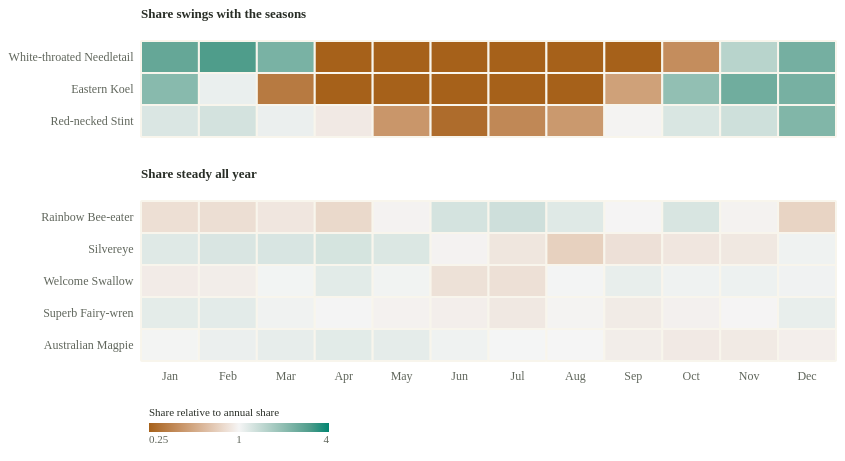

The Vega-Lite source for this figure:
### Vega-Lite specification from a JSON file in a GitHub repository (floating-point values rounded to 4 significant figures)
{"$schema": "https://vega.github.io/schema/vega-lite/v5.json", "padding": 8, "config": {"background": "transparent", "font": "Bricolage Grotesque", "view": {"stroke": null}, "axis": {"labelFont": "Bricolage Grotesque", "titleFont": "Bricolage Grotesque", "labelFontSize": 12, "titleFontSize": 12, "titleFontWeight": 500, "labelColor": "#60665c", "titleColor": "#292e27", "domain": false, "ticks": false, "gridColor": "#e0dccf", "gridOpacity": 0.75, "labelPadding": 8, "titlePadding": 14}, "legend": {"labelFont": "Bricolage Grotesque", "titleFont": "Bricolage Grotesque", "labelFontSize": 11, "titleFontSize": 11, "titleFontWeight": 500, "labelColor": "#60665c", "titleColor": "#292e27", "gradientThickness": 9, "gradientLength": 130, "padding": 8}, "title": {"font": "Bricolage Grotesque", "color": "#292e27", "fontSize": 15, "fontWeight": 500, "anchor": "start"}}, "description": "Monthly share of all records for eight featured species, divided by each species’ annual share. One means the species occupies its typical share. Rows are grouped into birds whose share swings through the year and birds recorded steadily all year. This adjusts for total monthly record volume, not survey effort.", "data": {"values": [{"scientific": "Merops ornatus", "name": "Rainbow Bee-eater", "month": 1, "label": "Jan", "season": "Summer", "count": 2655, "rank": 87, "per10k": 32.29, "relative": 0.8202, "topSeven": false, "group": "Share steady all year"}, {"scientific": "Gymnorhina tibicen", "name": "Australian Magpie", "month": 1, "label": "Jan", "season": "Summer", "count": 20779, "rank": 1, "per10k": 252.7, "relative": 1.016, "topSeven": true, "group": "Share steady all year"}, {"scientific": "Hirundo neoxena", "name": "Welcome Swallow", "month": 1, "label": "Jan", "season": "Summer", "count": 13474, "rank": 6, "per10k": 163.9, "relative": 0.9177, "topSeven": true, "group": "Share steady all year"}, {"scientific": "Malurus cyaneus", "name": "Superb Fairy-wren", "month": 1, "label": "Jan", "season": "Summer", "count": 15122, "rank": 4, "per10k": 183.9, "relative": 1.122, "topSeven": true, "group": "Share steady all year"}, {"scientific": "Zosterops lateralis", "name": "Silvereye", "month": 1, "label": "Jan", "season": "Summer", "count": 8826, "rank": 21, "per10k": 107.3, "relative": 1.162, "topSeven": false, "group": "Share steady all year"}, {"scientific": "Calidris ruficollis", "name": "Red-necked Stint", "month": 1, "label": "Jan", "season": "Summer", "count": 1054, "rank": 165, "per10k": 12.82, "relative": 1.2, "topSeven": false, "group": "Share swings with the seasons"}, {"scientific": "Hirundapus caudacutus", "name": "White-throated Needletail", "month": 1, "label": "Jan", "season": "Summer", "count": 966, "rank": 171, "per10k": 11.75, "relative": 2.614, "topSeven": false, "group": "Share swings with the seasons"}, {"scientific": "Eudynamys orientalis", "name": "Eastern Koel", "month": 1, "label": "Jan", "season": "Summer", "count": 4375, "rank": 59, "per10k": 53.21, "relative": 2.08, "topSeven": false, "group": "Share swings with the seasons"}, {"scientific": "Merops ornatus", "name": "Rainbow Bee-eater", "month": 2, "label": "Feb", "season": "Summer", "count": 2045, "rank": 84, "per10k": 32.14, "relative": 0.8163, "topSeven": false, "group": "Share steady all year"}, {"scientific": "Gymnorhina tibicen", "name": "Australian Magpie", "month": 2, "label": "Feb", "season": "Summer", "count": 16939, "rank": 1, "per10k": 266.2, "relative": 1.07, "topSeven": true, "group": "Share steady all year"}, {"scientific": "Hirundo neoxena", "name": "Welcome Swallow", "month": 2, "label": "Feb", "season": "Summer", "count": 10601, "rank": 5, "per10k": 166.6, "relative": 0.933, "topSeven": true, "group": "Share steady all year"}, {"scientific": "Malurus cyaneus", "name": "Superb Fairy-wren", "month": 2, "label": "Feb", "season": "Summer", "count": 11764, "rank": 4, "per10k": 184.9, "relative": 1.128, "topSeven": true, "group": "Share steady all year"}, {"scientific": "Zosterops lateralis", "name": "Silvereye", "month": 2, "label": "Feb", "season": "Summer", "count": 7111, "rank": 21, "per10k": 111.7, "relative": 1.21, "topSeven": false, "group": "Share steady all year"}, {"scientific": "Calidris ruficollis", "name": "Red-necked Stint", "month": 2, "label": "Feb", "season": "Summer", "count": 855, "rank": 160, "per10k": 13.44, "relative": 1.258, "topSeven": false, "group": "Share swings with the seasons"}, {"scientific": "Hirundapus caudacutus", "name": "White-throated Needletail", "month": 2, "label": "Feb", "season": "Summer", "count": 853, "rank": 161, "per10k": 13.4, "relative": 2.983, "topSeven": false, "group": "Share swings with the seasons"}, {"scientific": "Eudynamys orientalis", "name": "Eastern Koel", "month": 2, "label": "Feb", "season": "Summer", "count": 1752, "rank": 93, "per10k": 27.53, "relative": 1.076, "topSeven": false, "group": "Share swings with the seasons"}, {"scientific": "Merops ornatus", "name": "Rainbow Bee-eater", "month": 3, "label": "Mar", "season": "Autumn", "count": 2367, "rank": 76, "per10k": 34.48, "relative": 0.8758, "topSeven": false, "group": "Share steady all year"}, {"scientific": "Gymnorhina tibicen", "name": "Australian Magpie", "month": 3, "label": "Mar", "season": "Autumn", "count": 18773, "rank": 1, "per10k": 273.5, "relative": 1.099, "topSeven": true, "group": "Share steady all year"}, {"scientific": "Hirundo neoxena", "name": "Welcome Swallow", "month": 3, "label": "Mar", "season": "Autumn", "count": 12479, "rank": 4, "per10k": 181.8, "relative": 1.018, "topSeven": true, "group": "Share steady all year"}, {"scientific": "Malurus cyaneus", "name": "Superb Fairy-wren", "month": 3, "label": "Mar", "season": "Autumn", "count": 11673, "rank": 5, "per10k": 170.0, "relative": 1.037, "topSeven": true, "group": "Share steady all year"}, {"scientific": "Zosterops lateralis", "name": "Silvereye", "month": 3, "label": "Mar", "season": "Autumn", "count": 7690, "rank": 21, "per10k": 112.0, "relative": 1.213, "topSeven": false, "group": "Share steady all year"}, {"scientific": "Calidris ruficollis", "name": "Red-necked Stint", "month": 3, "label": "Mar", "season": "Autumn", "count": 786, "rank": 170, "per10k": 11.45, "relative": 1.072, "topSeven": false, "group": "Share swings with the seasons"}, {"scientific": "Hirundapus caudacutus", "name": "White-throated Needletail", "month": 3, "label": "Mar", "season": "Autumn", "count": 708, "rank": 182, "per10k": 10.31, "relative": 2.295, "topSeven": false, "group": "Share swings with the seasons"}, {"scientific": "Eudynamys orientalis", "name": "Eastern Koel", "month": 3, "label": "Mar", "season": "Autumn", "count": 561, "rank": 205, "per10k": 8.172, "relative": 0.3195, "topSeven": false, "group": "Share swings with the seasons"}, {"scientific": "Merops ornatus", "name": "Rainbow Bee-eater", "month": 4, "label": "Apr", "season": "Autumn", "count": 2196, "rank": 87, "per10k": 30.56, "relative": 0.7762, "topSeven": false, "group": "Share steady all year"}, {"scientific": "Gymnorhina tibicen", "name": "Australian Magpie", "month": 4, "label": "Apr", "season": "Autumn", "count": 20271, "rank": 1, "per10k": 282.1, "relative": 1.134, "topSeven": true, "group": "Share steady all year"}, {"scientific": "Hirundo neoxena", "name": "Welcome Swallow", "month": 4, "label": "Apr", "season": "Autumn", "count": 14537, "rank": 3, "per10k": 202.3, "relative": 1.133, "topSeven": true, "group": "Share steady all year"}, {"scientific": "Malurus cyaneus", "name": "Superb Fairy-wren", "month": 4, "label": "Apr", "season": "Autumn", "count": 11879, "rank": 7, "per10k": 165.3, "relative": 1.008, "topSeven": true, "group": "Share steady all year"}, {"scientific": "Zosterops lateralis", "name": "Silvereye", "month": 4, "label": "Apr", "season": "Autumn", "count": 8219, "rank": 19, "per10k": 114.4, "relative": 1.239, "topSeven": false, "group": "Share steady all year"}, {"scientific": "Calidris ruficollis", "name": "Red-necked Stint", "month": 4, "label": "Apr", "season": "Autumn", "count": 692, "rank": 181, "per10k": 9.63, "relative": 0.9016, "topSeven": false, "group": "Share swings with the seasons"}, {"scientific": "Hirundapus caudacutus", "name": "White-throated Needletail", "month": 4, "label": "Apr", "season": "Autumn", "count": 70, "rank": 441, "per10k": 0.9741, "relative": 0.2168, "topSeven": false, "group": "Share swings with the seasons"}, {"scientific": "Eudynamys orientalis", "name": "Eastern Koel", "month": 4, "label": "Apr", "season": "Autumn", "count": 54, "rank": 469, "per10k": 0.7514, "relative": 0.02938, "topSeven": false, "group": "Share swings with the seasons"}, {"scientific": "Merops ornatus", "name": "Rainbow Bee-eater", "month": 5, "label": "May", "season": "Autumn", "count": 2469, "rank": 76, "per10k": 38.49, "relative": 0.9776, "topSeven": false, "group": "Share steady all year"}, {"scientific": "Gymnorhina tibicen", "name": "Australian Magpie", "month": 5, "label": "May", "season": "Autumn", "count": 17711, "rank": 1, "per10k": 276.1, "relative": 1.11, "topSeven": true, "group": "Share steady all year"}, {"scientific": "Hirundo neoxena", "name": "Welcome Swallow", "month": 5, "label": "May", "season": "Autumn", "count": 11746, "rank": 4, "per10k": 183.1, "relative": 1.025, "topSeven": true, "group": "Share steady all year"}, {"scientific": "Malurus cyaneus", "name": "Superb Fairy-wren", "month": 5, "label": "May", "season": "Autumn", "count": 10169, "rank": 8, "per10k": 158.5, "relative": 0.967, "topSeven": true, "group": "Share steady all year"}, {"scientific": "Zosterops lateralis", "name": "Silvereye", "month": 5, "label": "May", "season": "Autumn", "count": 7058, "rank": 20, "per10k": 110.0, "relative": 1.191, "topSeven": false, "group": "Share steady all year"}, {"scientific": "Calidris ruficollis", "name": "Red-necked Stint", "month": 5, "label": "May", "season": "Autumn", "count": 286, "rank": 266, "per10k": 4.458, "relative": 0.4174, "topSeven": false, "group": "Share swings with the seasons"}, {"scientific": "Hirundapus caudacutus", "name": "White-throated Needletail", "month": 5, "label": "May", "season": "Autumn", "count": 3, "rank": 658, "per10k": 0.04676, "relative": 0.01041, "topSeven": false, "group": "Share swings with the seasons"}, {"scientific": "Eudynamys orientalis", "name": "Eastern Koel", "month": 5, "label": "May", "season": "Autumn", "count": 15, "rank": 571, "per10k": 0.2338, "relative": 0.00914, "topSeven": false, "group": "Share swings with the seasons"}, {"scientific": "Merops ornatus", "name": "Rainbow Bee-eater", "month": 6, "label": "Jun", "season": "Winter", "count": 3254, "rank": 64, "per10k": 49.05, "relative": 1.246, "topSeven": false, "group": "Share steady all year"}, {"scientific": "Gymnorhina tibicen", "name": "Australian Magpie", "month": 6, "label": "Jun", "season": "Winter", "count": 17127, "rank": 1, "per10k": 258.2, "relative": 1.038, "topSeven": true, "group": "Share steady all year"}, {"scientific": "Hirundo neoxena", "name": "Welcome Swallow", "month": 6, "label": "Jun", "season": "Winter", "count": 9895, "rank": 8, "per10k": 149.2, "relative": 0.8354, "topSeven": true, "group": "Share steady all year"}, {"scientific": "Malurus cyaneus", "name": "Superb Fairy-wren", "month": 6, "label": "Jun", "season": "Winter", "count": 10224, "rank": 6, "per10k": 154.1, "relative": 0.9403, "topSeven": true, "group": "Share steady all year"}, {"scientific": "Zosterops lateralis", "name": "Silvereye", "month": 6, "label": "Jun", "season": "Winter", "count": 5979, "rank": 26, "per10k": 90.13, "relative": 0.976, "topSeven": false, "group": "Share steady all year"}, {"scientific": "Calidris ruficollis", "name": "Red-necked Stint", "month": 6, "label": "Jun", "season": "Winter", "count": 197, "rank": 328, "per10k": 2.97, "relative": 0.2781, "topSeven": false, "group": "Share swings with the seasons"}, {"scientific": "Hirundapus caudacutus", "name": "White-throated Needletail", "month": 6, "label": "Jun", "season": "Winter", "count": 0, "rank": null, "per10k": 0, "relative": 0, "topSeven": false, "group": "Share swings with the seasons"}, {"scientific": "Eudynamys orientalis", "name": "Eastern Koel", "month": 6, "label": "Jun", "season": "Winter", "count": 2, "rank": 671, "per10k": 0.03015, "relative": 0.00118, "topSeven": false, "group": "Share swings with the seasons"}, {"scientific": "Merops ornatus", "name": "Rainbow Bee-eater", "month": 7, "label": "Jul", "season": "Winter", "count": 3653, "rank": 63, "per10k": 51.24, "relative": 1.302, "topSeven": false, "group": "Share steady all year"}, {"scientific": "Gymnorhina tibicen", "name": "Australian Magpie", "month": 7, "label": "Jul", "season": "Winter", "count": 17795, "rank": 1, "per10k": 249.6, "relative": 1.003, "topSeven": true, "group": "Share steady all year"}, {"scientific": "Hirundo neoxena", "name": "Welcome Swallow", "month": 7, "label": "Jul", "season": "Winter", "count": 10532, "rank": 7, "per10k": 147.7, "relative": 0.8274, "topSeven": true, "group": "Share steady all year"}, {"scientific": "Malurus cyaneus", "name": "Superb Fairy-wren", "month": 7, "label": "Jul", "season": "Winter", "count": 10414, "rank": 8, "per10k": 146.1, "relative": 0.8912, "topSeven": true, "group": "Share steady all year"}, {"scientific": "Zosterops lateralis", "name": "Silvereye", "month": 7, "label": "Jul", "season": "Winter", "count": 5745, "rank": 28, "per10k": 80.59, "relative": 0.8727, "topSeven": false, "group": "Share steady all year"}, {"scientific": "Calidris ruficollis", "name": "Red-necked Stint", "month": 7, "label": "Jul", "season": "Winter", "count": 279, "rank": 293, "per10k": 3.914, "relative": 0.3664, "topSeven": false, "group": "Share swings with the seasons"}, {"scientific": "Hirundapus caudacutus", "name": "White-throated Needletail", "month": 7, "label": "Jul", "season": "Winter", "count": 0, "rank": null, "per10k": 0, "relative": 0, "topSeven": false, "group": "Share swings with the seasons"}, {"scientific": "Eudynamys orientalis", "name": "Eastern Koel", "month": 7, "label": "Jul", "season": "Winter", "count": 5, "rank": 658, "per10k": 0.07014, "relative": 0.00274, "topSeven": false, "group": "Share swings with the seasons"}, {"scientific": "Merops ornatus", "name": "Rainbow Bee-eater", "month": 8, "label": "Aug", "season": "Winter", "count": 3757, "rank": 69, "per10k": 45.74, "relative": 1.162, "topSeven": false, "group": "Share steady all year"}, {"scientific": "Gymnorhina tibicen", "name": "Australian Magpie", "month": 8, "label": "Aug", "season": "Winter", "count": 20427, "rank": 1, "per10k": 248.7, "relative": 0.9997, "topSeven": true, "group": "Share steady all year"}, {"scientific": "Hirundo neoxena", "name": "Welcome Swallow", "month": 8, "label": "Aug", "season": "Winter", "count": 14832, "rank": 3, "per10k": 180.6, "relative": 1.011, "topSeven": true, "group": "Share steady all year"}, {"scientific": "Malurus cyaneus", "name": "Superb Fairy-wren", "month": 8, "label": "Aug", "season": "Winter", "count": 13244, "rank": 6, "per10k": 161.2, "relative": 0.9836, "topSeven": true, "group": "Share steady all year"}, {"scientific": "Zosterops lateralis", "name": "Silvereye", "month": 8, "label": "Aug", "season": "Winter", "count": 5472, "rank": 42, "per10k": 66.62, "relative": 0.7214, "topSeven": false, "group": "Share steady all year"}, {"scientific": "Calidris ruficollis", "name": "Red-necked Stint", "month": 8, "label": "Aug", "season": "Winter", "count": 377, "rank": 278, "per10k": 4.59, "relative": 0.4297, "topSeven": false, "group": "Share swings with the seasons"}, {"scientific": "Hirundapus caudacutus", "name": "White-throated Needletail", "month": 8, "label": "Aug", "season": "Winter", "count": 1, "rank": 695, "per10k": 0.01217, "relative": 0.00271, "topSeven": false, "group": "Share swings with the seasons"}, {"scientific": "Eudynamys orientalis", "name": "Eastern Koel", "month": 8, "label": "Aug", "season": "Winter", "count": 68, "rank": 492, "per10k": 0.8278, "relative": 0.03237, "topSeven": false, "group": "Share swings with the seasons"}, {"scientific": "Merops ornatus", "name": "Rainbow Bee-eater", "month": 9, "label": "Sep", "season": "Spring", "count": 3724, "rank": 76, "per10k": 39.14, "relative": 0.9943, "topSeven": false, "group": "Share steady all year"}, {"scientific": "Gymnorhina tibicen", "name": "Australian Magpie", "month": 9, "label": "Sep", "season": "Spring", "count": 21984, "rank": 1, "per10k": 231.1, "relative": 0.9289, "topSeven": true, "group": "Share steady all year"}, {"scientific": "Hirundo neoxena", "name": "Welcome Swallow", "month": 9, "label": "Sep", "season": "Spring", "count": 18509, "rank": 2, "per10k": 194.5, "relative": 1.09, "topSeven": true, "group": "Share steady all year"}, {"scientific": "Malurus cyaneus", "name": "Superb Fairy-wren", "month": 9, "label": "Sep", "season": "Spring", "count": 14294, "rank": 7, "per10k": 150.2, "relative": 0.9166, "topSeven": true, "group": "Share steady all year"}, {"scientific": "Zosterops lateralis", "name": "Silvereye", "month": 9, "label": "Sep", "season": "Spring", "count": 7315, "rank": 26, "per10k": 76.89, "relative": 0.8326, "topSeven": false, "group": "Share steady all year"}, {"scientific": "Calidris ruficollis", "name": "Red-necked Stint", "month": 9, "label": "Sep", "season": "Spring", "count": 996, "rank": 198, "per10k": 10.47, "relative": 0.9802, "topSeven": false, "group": "Share swings with the seasons"}, {"scientific": "Hirundapus caudacutus", "name": "White-throated Needletail", "month": 9, "label": "Sep", "season": "Spring", "count": 3, "rank": 678, "per10k": 0.03153, "relative": 0.00702, "topSeven": false, "group": "Share swings with the seasons"}, {"scientific": "Eudynamys orientalis", "name": "Eastern Koel", "month": 9, "label": "Sep", "season": "Spring", "count": 1126, "rank": 173, "per10k": 11.84, "relative": 0.4627, "topSeven": false, "group": "Share swings with the seasons"}, {"scientific": "Merops ornatus", "name": "Rainbow Bee-eater", "month": 10, "label": "Oct", "season": "Spring", "count": 5620, "rank": 64, "per10k": 47.9, "relative": 1.217, "topSeven": false, "group": "Share steady all year"}, {"scientific": "Gymnorhina tibicen", "name": "Australian Magpie", "month": 10, "label": "Oct", "season": "Spring", "count": 26282, "rank": 1, "per10k": 224.0, "relative": 0.9005, "topSeven": true, "group": "Share steady all year"}, {"scientific": "Hirundo neoxena", "name": "Welcome Swallow", "month": 10, "label": "Oct", "season": "Spring", "count": 21781, "rank": 2, "per10k": 185.6, "relative": 1.04, "topSeven": true, "group": "Share steady all year"}, {"scientific": "Malurus cyaneus", "name": "Superb Fairy-wren", "month": 10, "label": "Oct", "season": "Spring", "count": 18478, "rank": 4, "per10k": 157.5, "relative": 0.9608, "topSeven": true, "group": "Share steady all year"}, {"scientific": "Zosterops lateralis", "name": "Silvereye", "month": 10, "label": "Oct", "season": "Spring", "count": 9509, "rank": 26, "per10k": 81.05, "relative": 0.8777, "topSeven": false, "group": "Share steady all year"}, {"scientific": "Calidris ruficollis", "name": "Red-necked Stint", "month": 10, "label": "Oct", "season": "Spring", "count": 1509, "rank": 168, "per10k": 12.86, "relative": 1.204, "topSeven": false, "group": "Share swings with the seasons"}, {"scientific": "Hirundapus caudacutus", "name": "White-throated Needletail", "month": 10, "label": "Oct", "season": "Spring", "count": 203, "rank": 413, "per10k": 1.73, "relative": 0.3851, "topSeven": false, "group": "Share swings with the seasons"}, {"scientific": "Eudynamys orientalis", "name": "Eastern Koel", "month": 10, "label": "Oct", "season": "Spring", "count": 5833, "rank": 59, "per10k": 49.72, "relative": 1.944, "topSeven": false, "group": "Share swings with the seasons"}, {"scientific": "Merops ornatus", "name": "Rainbow Bee-eater", "month": 11, "label": "Nov", "season": "Spring", "count": 3567, "rank": 77, "per10k": 38.3, "relative": 0.973, "topSeven": false, "group": "Share steady all year"}, {"scientific": "Gymnorhina tibicen", "name": "Australian Magpie", "month": 11, "label": "Nov", "season": "Spring", "count": 20928, "rank": 1, "per10k": 224.7, "relative": 0.9035, "topSeven": true, "group": "Share steady all year"}, {"scientific": "Hirundo neoxena", "name": "Welcome Swallow", "month": 11, "label": "Nov", "season": "Spring", "count": 17542, "rank": 2, "per10k": 188.4, "relative": 1.055, "topSeven": true, "group": "Share steady all year"}, {"scientific": "Malurus cyaneus", "name": "Superb Fairy-wren", "month": 11, "label": "Nov", "season": "Spring", "count": 15133, "rank": 4, "per10k": 162.5, "relative": 0.9914, "topSeven": true, "group": "Share steady all year"}, {"scientific": "Zosterops lateralis", "name": "Silvereye", "month": 11, "label": "Nov", "season": "Spring", "count": 7629, "rank": 28, "per10k": 81.93, "relative": 0.8872, "topSeven": false, "group": "Share steady all year"}, {"scientific": "Calidris ruficollis", "name": "Red-necked Stint", "month": 11, "label": "Nov", "season": "Spring", "count": 1291, "rank": 157, "per10k": 13.86, "relative": 1.298, "topSeven": false, "group": "Share swings with the seasons"}, {"scientific": "Hirundapus caudacutus", "name": "White-throated Needletail", "month": 11, "label": "Nov", "season": "Spring", "count": 631, "rank": 244, "per10k": 6.776, "relative": 1.508, "topSeven": false, "group": "Share swings with the seasons"}, {"scientific": "Eudynamys orientalis", "name": "Eastern Koel", "month": 11, "label": "Nov", "season": "Spring", "count": 5819, "rank": 47, "per10k": 62.49, "relative": 2.443, "topSeven": false, "group": "Share swings with the seasons"}, {"scientific": "Merops ornatus", "name": "Rainbow Bee-eater", "month": 12, "label": "Dec", "season": "Summer", "count": 2392, "rank": 94, "per10k": 29.27, "relative": 0.7436, "topSeven": false, "group": "Share steady all year"}, {"scientific": "Gymnorhina tibicen", "name": "Australian Magpie", "month": 12, "label": "Dec", "season": "Summer", "count": 19186, "rank": 1, "per10k": 234.8, "relative": 0.9439, "topSeven": true, "group": "Share steady all year"}, {"scientific": "Hirundo neoxena", "name": "Welcome Swallow", "month": 12, "label": "Dec", "season": "Summer", "count": 15058, "rank": 2, "per10k": 184.3, "relative": 1.032, "topSeven": true, "group": "Share steady all year"}, {"scientific": "Malurus cyaneus", "name": "Superb Fairy-wren", "month": 12, "label": "Dec", "season": "Summer", "count": 14571, "rank": 4, "per10k": 178.3, "relative": 1.088, "topSeven": true, "group": "Share steady all year"}, {"scientific": "Zosterops lateralis", "name": "Silvereye", "month": 12, "label": "Dec", "season": "Summer", "count": 7874, "rank": 21, "per10k": 96.36, "relative": 1.044, "topSeven": false, "group": "Share steady all year"}, {"scientific": "Calidris ruficollis", "name": "Red-necked Stint", "month": 12, "label": "Dec", "season": "Summer", "count": 1905, "rank": 108, "per10k": 23.31, "relative": 2.183, "topSeven": false, "group": "Share swings with the seasons"}, {"scientific": "Hirundapus caudacutus", "name": "White-throated Needletail", "month": 12, "label": "Dec", "season": "Summer", "count": 865, "rank": 182, "per10k": 10.59, "relative": 2.356, "topSeven": false, "group": "Share swings with the seasons"}, {"scientific": "Eudynamys orientalis", "name": "Eastern Koel", "month": 12, "label": "Dec", "season": "Summer", "count": 4883, "rank": 51, "per10k": 59.76, "relative": 2.336, "topSeven": false, "group": "Share swings with the seasons"}]}, "spacing": 30, "resolve": {"scale": {"y": "independent"}}, "facet": {"row": {"field": "group", "type": "nominal", "sort": ["Share swings with the seasons", "Share steady all year"], "title": null, "header": {"labelAngle": 0, "labelAlign": "left", "labelAnchor": "start", "labelOrient": "top", "labelPadding": 6, "labelFontSize": 13, "labelFontWeight": 600, "labelColor": "#292e27", "labelFont": "Bricolage Grotesque"}}}, "spec": {"width": 695, "height": {"step": 32}, "mark": {"type": "rect", "stroke": "#f8f5ec", "strokeWidth": 2, "cornerRadius": 1}, "encoding": {"x": {"field": "label", "type": "ordinal", "sort": ["Jan", "Feb", "Mar", "Apr", "May", "Jun", "Jul", "Aug", "Sep", "Oct", "Nov", "Dec"], "axis": {"title": null, "labelAngle": 0}}, "y": {"field": "name", "type": "ordinal", "sort": ["White-throated Needletail", "Eastern Koel", "Red-necked Stint", "Rainbow Bee-eater", "Silvereye", "Welcome Swallow", "Superb Fairy-wren", "Australian Magpie"], "axis": {"title": null, "labelLimit": 210, "labelFontSize": 12}}, "color": {"field": "relative", "type": "quantitative", "scale": {"type": "log", "domain": [0.25, 1, 4], "range": ["#a6611a", "#f5f5f5", "#018571"], "clamp": true}, "legend": {"title": "Share relative to annual share", "titleLimit": 280, "orient": "bottom", "values": [0.25, 1, 4], "format": ".2~f", "gradientLength": 180}}, "tooltip": [{"field": "name", "title": "Bird"}, {"field": "label", "title": "Month"}, {"field": "count", "title": "Records", "format": ","}, {"field": "per10k", "title": "Per 10,000 bird records", "format": ".1f"}, {"field": "relative", "title": "Relative to annual share", "format": ".2f"}]}}}
